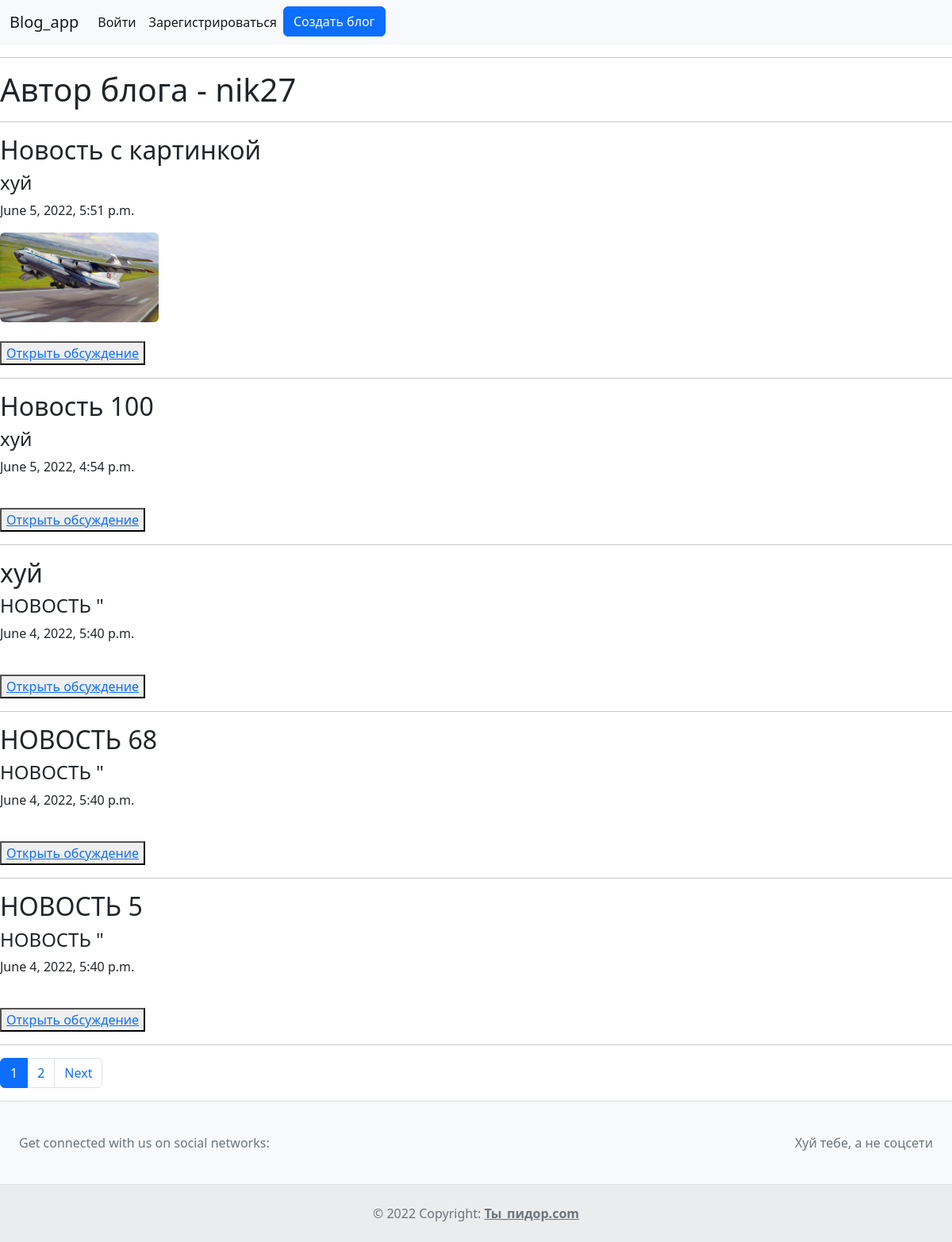
/blogs/25, run on the app's committed database.
### blog_app/models.py (models this page shows, shortened)
class Blog(models.Model):
    user = models.ForeignKey(User,on_delete=models.CASCADE)
    name = models.CharField(max_length=20)
    ctime = models.DateTimeField(auto_now_add=True)
    images = models.ImageField(upload_to='photos', default=None, null=True, blank=True)

class News(models.Model):
    blog = models.ForeignKey(Blog,on_delete=models.CASCADE)
    title = models.CharField(max_length=30)
    text = models.TextField()
    ctime = models.DateTimeField(auto_now_add=True)
    images = models.ImageField(upload_to='photos',default=None,null=True,blank=True)

### blog_app/views.py (the view)
# urls.py: path('blogs/<int:pk>',BlogView.as_view(),name = 'blog-detail'),
class BlogView(generic.DetailView):
    model = Blog
    template_name = 'blog_details.html'
    context_object_name = 'blog'
    queryset = Blog.objects.all()
    def get_context_data(self, **kwargs):
        context = super().get_context_data(**kwargs)
        news = News.objects.all().filter(blog=self.get_object()).order_by('-ctime')
        p = Paginator(news, 5)
        page_number = self.request.GET.get('page')
        page_obj = p.get_page(page_number)
        context['page_obj']=page_obj
        return context

### blog_app/templates/blog_details.html (shortened to what this page needs)
<!DOCTYPE html>
<html lang="en">
<head>
    <link href="https://cdn.jsdelivr.net/npm/bootstrap@5.2.0-beta1/dist/css/bootstrap.min.css" rel="stylesheet">
</head>
<body>
{% include 'inc/_nav.html' %}
<h1>Автор блога - {{blog.user}}</h1>
<hr>
{% for el in page_obj %}
<h2>{{el.title}}</h2>
<h4>{{el.text}}</h4>
<p>{{el.ctime}}</p>
{% if el.images %}
<img src="{{el.images.url}}" width="200" class="rounded">
<br>
{% endif %}<br>
<button><a href="/news/{{el.pk}}">Открыть обсуждение</a></button>
<hr>
{% endfor %}
{% include 'inc/_pag.html' %}
{% include 'inc/_footer.html' %}
</body>
</html>

### data on the page
Blog: user "nik27"
News: title "Новость с картинкой", text "хуй", ctime "June 5, 2022, 5:51 p.m.", images (picture)
News: title "Новость 100", text "хуй", ctime "June 5, 2022, 4:54 p.m."
News: title "хуй", text "НОВОСТЬ \"", ctime "June 4, 2022, 5:40 p.m."
News: title "НОВОСТЬ 68", text "НОВОСТЬ \"", ctime "June 4, 2022, 5:40 p.m."
News: title "НОВОСТЬ 5", text "НОВОСТЬ \"", ctime "June 4, 2022, 5:40 p.m."

### other printed values
{{ p }} "1"
{{ p }} "2"
